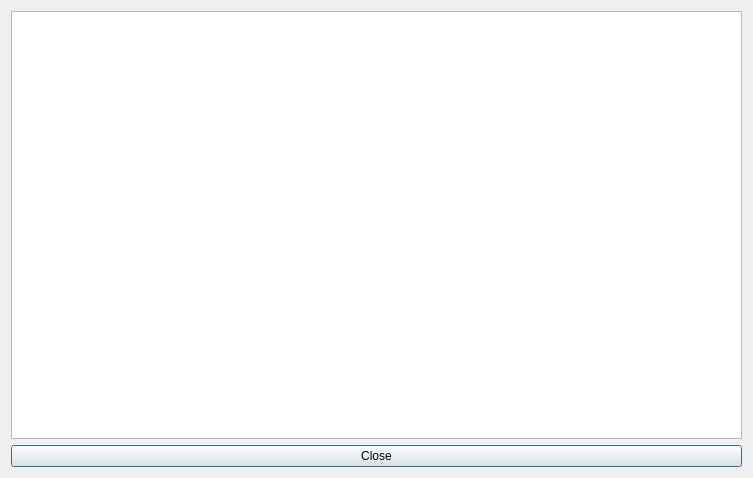
<?xml version="1.0" encoding="UTF-8"?>
<ui version="4.0">
 <class>targetDialog</class>
 <widget class="QDialog" name="targetDialog">
  <property name="windowModality">
   <enum>Qt::ApplicationModal</enum>
  </property>
  <property name="geometry">
   <rect>
    <x>0</x>
    <y>0</y>
    <width>753</width>
    <height>478</height>
   </rect>
  </property>
  <property name="windowTitle">
   <string>Target table</string>
  </property>
  <layout class="QGridLayout" name="gridLayout">
   <item row="0" column="0">
    <widget class="QTableWidget" name="targetTableWidget">
     <property name="editTriggers">
      <set>QAbstractItemView::NoEditTriggers</set>
     </property>
     <property name="alternatingRowColors">
      <bool>true</bool>
     </property>
     <property name="sortingEnabled">
      <bool>true</bool>
     </property>
    </widget>
   </item>
   <item row="1" column="0">
    <widget class="QPushButton" name="cancelButton">
     <property name="text">
      <string>Close</string>
     </property>
    </widget>
   </item>
  </layout>
 </widget>
 <resources/>
 <connections>
  <connection>
   <sender>cancelButton</sender>
   <signal>clicked()</signal>
   <receiver>targetDialog</receiver>
   <slot>close()</slot>
   <hints>
    <hint type="sourcelabel">
     <x>353</x>
     <y>409</y>
    </hint>
    <hint type="destinationlabel">
     <x>463</x>
     <y>400</y>
    </hint>
   </hints>
  </connection>
 </connections>
</ui>
